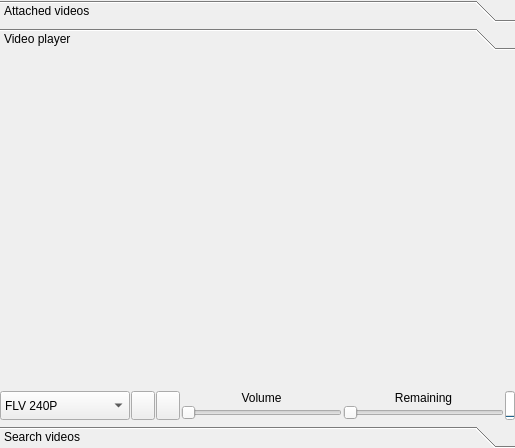
<?xml version="1.0" encoding="UTF-8"?>
<ui version="4.0">
 <author>R. Reucher</author>
 <class>YouTubeVideoPlayer</class>
 <widget class="QWidget" name="YouTubeVideoPlayer">
  <property name="geometry">
   <rect>
    <x>0</x>
    <y>0</y>
    <width>515</width>
    <height>448</height>
   </rect>
  </property>
  <layout class="QGridLayout" name="gridLayout">
   <property name="margin">
    <number>0</number>
   </property>
   <item row="0" column="0">
    <widget class="QToolBox" name="toolBox">
     <property name="minimumSize">
      <size>
       <width>10</width>
       <height>0</height>
      </size>
     </property>
     <property name="contextMenuPolicy">
      <enum>Qt::CustomContextMenu</enum>
     </property>
     <property name="currentIndex">
      <number>1</number>
     </property>
     <widget class="QWidget" name="pageAttachedVideos">
      <property name="geometry">
       <rect>
        <x>0</x>
        <y>0</y>
        <width>505</width>
        <height>354</height>
       </rect>
      </property>
      <attribute name="icon">
       <iconset resource="../qmc2.qrc">
        <normaloff>:/data/img/movie.png</normaloff>:/data/img/movie.png</iconset>
      </attribute>
      <attribute name="label">
       <string>Attached videos</string>
      </attribute>
      <layout class="QGridLayout" name="gridLayoutAttachedVideos">
       <property name="margin">
        <number>0</number>
       </property>
       <item row="0" column="0" colspan="5">
        <widget class="QListWidget" name="listWidgetAttachedVideos">
         <property name="contextMenuPolicy">
          <enum>Qt::CustomContextMenu</enum>
         </property>
         <property name="dragEnabled">
          <bool>true</bool>
         </property>
         <property name="dragDropMode">
          <enum>QAbstractItemView::InternalMove</enum>
         </property>
         <property name="selectionMode">
          <enum>QAbstractItemView::ExtendedSelection</enum>
         </property>
         <property name="verticalScrollMode">
          <enum>QAbstractItemView::ScrollPerPixel</enum>
         </property>
        </widget>
       </item>
       <item row="1" column="0">
        <widget class="QCheckBox" name="checkBoxPlayOMatic">
         <property name="toolTip">
          <string>Start playing / select next video automatically</string>
         </property>
         <property name="text">
          <string>Play-O-Matic</string>
         </property>
        </widget>
       </item>
       <item row="1" column="1">
        <widget class="QLabel" name="label">
         <property name="enabled">
          <bool>false</bool>
         </property>
         <property name="text">
          <string>Mode:</string>
         </property>
         <property name="alignment">
          <set>Qt::AlignRight|Qt::AlignTrailing|Qt::AlignVCenter</set>
         </property>
        </widget>
       </item>
       <item row="1" column="2">
        <widget class="QComboBox" name="comboBoxMode">
         <property name="enabled">
          <bool>false</bool>
         </property>
         <property name="toolTip">
          <string>Choose the video selection mode</string>
         </property>
         <item>
          <property name="text">
           <string>sequential</string>
          </property>
         </item>
         <item>
          <property name="text">
           <string>random</string>
          </property>
         </item>
        </widget>
       </item>
       <item row="1" column="3">
        <widget class="QCheckBox" name="checkBoxRepeat">
         <property name="enabled">
          <bool>false</bool>
         </property>
         <property name="toolTip">
          <string>Allow videos to be repeated (otherwise stop after last video)</string>
         </property>
         <property name="text">
          <string>Allow repeat</string>
         </property>
        </widget>
       </item>
       <item row="1" column="4">
        <spacer name="horizontalSpacer">
         <property name="orientation">
          <enum>Qt::Horizontal</enum>
         </property>
         <property name="sizeHint" stdset="0">
          <size>
           <width>40</width>
           <height>20</height>
          </size>
         </property>
        </spacer>
       </item>
      </layout>
     </widget>
     <widget class="QWidget" name="pageVideoPlayer">
      <property name="geometry">
       <rect>
        <x>0</x>
        <y>0</y>
        <width>505</width>
        <height>354</height>
       </rect>
      </property>
      <attribute name="icon">
       <iconset resource="../qmc2.qrc">
        <normaloff>:/data/img/youtube.png</normaloff>:/data/img/youtube.png</iconset>
      </attribute>
      <attribute name="label">
       <string>Video player</string>
      </attribute>
      <layout class="QGridLayout" name="gridLayoutVideoPlayer" rowstretch="1,0">
       <property name="horizontalSpacing">
        <number>1</number>
       </property>
       <property name="margin">
        <number>0</number>
       </property>
       <item row="1" column="2">
        <widget class="QToolButton" name="toolButtonMute">
         <property name="sizePolicy">
          <sizepolicy hsizetype="Fixed" vsizetype="Minimum">
           <horstretch>0</horstretch>
           <verstretch>0</verstretch>
          </sizepolicy>
         </property>
         <property name="icon">
          <iconset resource="../qmc2.qrc">
           <normaloff>:/data/img/sound.png</normaloff>:/data/img/sound.png</iconset>
         </property>
         <property name="checkable">
          <bool>true</bool>
         </property>
        </widget>
       </item>
       <item row="1" column="0">
        <widget class="QComboBox" name="comboBoxPreferredFormat">
         <property name="sizePolicy">
          <sizepolicy hsizetype="Preferred" vsizetype="Minimum">
           <horstretch>0</horstretch>
           <verstretch>0</verstretch>
          </sizepolicy>
         </property>
         <property name="toolTip">
          <string>Select the preferred video format (automatically falls back to the next available format)</string>
         </property>
         <property name="sizeAdjustPolicy">
          <enum>QComboBox::AdjustToMinimumContentsLengthWithIcon</enum>
         </property>
         <property name="minimumContentsLength">
          <number>10</number>
         </property>
         <item>
          <property name="text">
           <string>FLV 240P</string>
          </property>
          <property name="icon">
           <iconset resource="../qmc2.qrc">
            <normaloff>:/data/img/trafficlight_off.png</normaloff>:/data/img/trafficlight_off.png</iconset>
          </property>
         </item>
         <item>
          <property name="text">
           <string>FLV 360P</string>
          </property>
          <property name="icon">
           <iconset resource="../qmc2.qrc">
            <normaloff>:/data/img/trafficlight_off.png</normaloff>:/data/img/trafficlight_off.png</iconset>
          </property>
         </item>
         <item>
          <property name="text">
           <string>MP4 360P</string>
          </property>
          <property name="icon">
           <iconset resource="../qmc2.qrc">
            <normaloff>:/data/img/trafficlight_off.png</normaloff>:/data/img/trafficlight_off.png</iconset>
          </property>
         </item>
         <item>
          <property name="text">
           <string>FLV 480P</string>
          </property>
          <property name="icon">
           <iconset resource="../qmc2.qrc">
            <normaloff>:/data/img/trafficlight_off.png</normaloff>:/data/img/trafficlight_off.png</iconset>
          </property>
         </item>
         <item>
          <property name="text">
           <string>MP4 720P</string>
          </property>
          <property name="icon">
           <iconset resource="../qmc2.qrc">
            <normaloff>:/data/img/trafficlight_off.png</normaloff>:/data/img/trafficlight_off.png</iconset>
          </property>
         </item>
         <item>
          <property name="text">
           <string>MP4 1080P</string>
          </property>
          <property name="icon">
           <iconset resource="../qmc2.qrc">
            <normaloff>:/data/img/trafficlight_off.png</normaloff>:/data/img/trafficlight_off.png</iconset>
          </property>
         </item>
         <item>
          <property name="text">
           <string>MP4 3072P</string>
          </property>
          <property name="icon">
           <iconset resource="../qmc2.qrc">
            <normaloff>:/data/img/trafficlight_off.png</normaloff>:/data/img/trafficlight_off.png</iconset>
          </property>
         </item>
        </widget>
       </item>
       <item row="1" column="1">
        <widget class="QToolButton" name="toolButtonPlayPause">
         <property name="sizePolicy">
          <sizepolicy hsizetype="Fixed" vsizetype="Minimum">
           <horstretch>0</horstretch>
           <verstretch>0</verstretch>
          </sizepolicy>
         </property>
         <property name="toolTip">
          <string>Start / pause / resume video playback</string>
         </property>
         <property name="text">
          <string/>
         </property>
         <property name="icon">
          <iconset resource="../qmc2.qrc">
           <normaloff>:/data/img/media_stop.png</normaloff>:/data/img/media_stop.png</iconset>
         </property>
        </widget>
       </item>
       <item row="0" column="0" colspan="6">
        <widget class="QWidget" name="widgetVideoPlayerPlaceholder" native="true"/>
       </item>
       <item row="1" column="5">
        <widget class="QProgressBar" name="progressBarBufferStatus">
         <property name="sizePolicy">
          <sizepolicy hsizetype="Fixed" vsizetype="Ignored">
           <horstretch>0</horstretch>
           <verstretch>0</verstretch>
          </sizepolicy>
         </property>
         <property name="maximumSize">
          <size>
           <width>10</width>
           <height>16777215</height>
          </size>
         </property>
         <property name="toolTip">
          <string>Current buffer fill level</string>
         </property>
         <property name="value">
          <number>0</number>
         </property>
         <property name="orientation">
          <enum>Qt::Vertical</enum>
         </property>
         <property name="format">
          <string/>
         </property>
        </widget>
       </item>
       <item row="1" column="4">
        <layout class="QVBoxLayout" name="verticalLayoutSeekSlider">
         <property name="spacing">
          <number>0</number>
         </property>
         <item>
          <widget class="QLabel" name="labelSeekSlider">
           <property name="text">
            <string>Remaining</string>
           </property>
           <property name="alignment">
            <set>Qt::AlignBottom|Qt::AlignHCenter</set>
           </property>
          </widget>
         </item>
         <item>
          <widget class="QSlider" name="seekSlider">
           <property name="sizePolicy">
            <sizepolicy hsizetype="Expanding" vsizetype="Fixed">
             <horstretch>0</horstretch>
             <verstretch>0</verstretch>
            </sizepolicy>
           </property>
           <property name="orientation">
            <enum>Qt::Horizontal</enum>
           </property>
          </widget>
         </item>
        </layout>
       </item>
       <item row="1" column="3">
        <layout class="QVBoxLayout" name="verticalLayoutVolumeSlider">
         <property name="spacing">
          <number>0</number>
         </property>
         <item>
          <widget class="QLabel" name="labelVolumeSlider">
           <property name="text">
            <string>Volume</string>
           </property>
           <property name="alignment">
            <set>Qt::AlignBottom|Qt::AlignHCenter</set>
           </property>
          </widget>
         </item>
         <item>
          <widget class="QSlider" name="volumeSlider">
           <property name="sizePolicy">
            <sizepolicy hsizetype="Expanding" vsizetype="Fixed">
             <horstretch>0</horstretch>
             <verstretch>0</verstretch>
            </sizepolicy>
           </property>
           <property name="maximum">
            <number>100</number>
           </property>
           <property name="orientation">
            <enum>Qt::Horizontal</enum>
           </property>
          </widget>
         </item>
        </layout>
       </item>
      </layout>
     </widget>
     <widget class="QWidget" name="pageSearchVideos">
      <property name="geometry">
       <rect>
        <x>0</x>
        <y>0</y>
        <width>505</width>
        <height>354</height>
       </rect>
      </property>
      <attribute name="icon">
       <iconset resource="../qmc2.qrc">
        <normaloff>:/data/img/pacman.png</normaloff>:/data/img/pacman.png</iconset>
      </attribute>
      <attribute name="label">
       <string>Search videos</string>
      </attribute>
      <layout class="QGridLayout" name="gridLayoutSearchVideos">
       <property name="margin">
        <number>0</number>
       </property>
       <item row="0" column="0">
        <widget class="QLineEdit" name="lineEditSearchString">
         <property name="sizePolicy">
          <sizepolicy hsizetype="Expanding" vsizetype="Minimum">
           <horstretch>0</horstretch>
           <verstretch>0</verstretch>
          </sizepolicy>
         </property>
         <property name="toolTip">
          <string>Search pattern -- use the 'hint' button to get a suggestion</string>
         </property>
        </widget>
       </item>
       <item row="0" column="6">
        <widget class="QToolButton" name="toolButtonSearch">
         <property name="sizePolicy">
          <sizepolicy hsizetype="Fixed" vsizetype="Minimum">
           <horstretch>0</horstretch>
           <verstretch>0</verstretch>
          </sizepolicy>
         </property>
         <property name="toolTip">
          <string>Search YouTube videos using the specified search pattern</string>
         </property>
         <property name="icon">
          <iconset resource="../qmc2.qrc">
           <normaloff>:/data/img/find.png</normaloff>:/data/img/find.png</iconset>
         </property>
        </widget>
       </item>
       <item row="1" column="0" colspan="7">
        <widget class="QListWidget" name="listWidgetSearchResults">
         <property name="contextMenuPolicy">
          <enum>Qt::CustomContextMenu</enum>
         </property>
         <property name="verticalScrollMode">
          <enum>QAbstractItemView::ScrollPerPixel</enum>
         </property>
        </widget>
       </item>
       <item row="0" column="5">
        <widget class="QToolButton" name="toolButtonSuggest">
         <property name="sizePolicy">
          <sizepolicy hsizetype="Fixed" vsizetype="Minimum">
           <horstretch>0</horstretch>
           <verstretch>0</verstretch>
          </sizepolicy>
         </property>
         <property name="toolTip">
          <string>Suggest a search pattern (hold down for menu)</string>
         </property>
         <property name="icon">
          <iconset resource="../qmc2.qrc">
           <normaloff>:/data/img/hint.png</normaloff>:/data/img/hint.png</iconset>
         </property>
        </widget>
       </item>
       <item row="0" column="4">
        <widget class="QSpinBox" name="spinBoxResultsPerRequest">
         <property name="sizePolicy">
          <sizepolicy hsizetype="Fixed" vsizetype="Minimum">
           <horstretch>0</horstretch>
           <verstretch>0</verstretch>
          </sizepolicy>
         </property>
         <property name="toolTip">
          <string>Maximum number of results per search request</string>
         </property>
         <property name="wrapping">
          <bool>true</bool>
         </property>
         <property name="buttonSymbols">
          <enum>QAbstractSpinBox::PlusMinus</enum>
         </property>
         <property name="accelerated">
          <bool>true</bool>
         </property>
         <property name="minimum">
          <number>1</number>
         </property>
         <property name="maximum">
          <number>50</number>
         </property>
         <property name="value">
          <number>10</number>
         </property>
        </widget>
       </item>
       <item row="0" column="2">
        <widget class="QSpinBox" name="spinBoxStartIndex">
         <property name="sizePolicy">
          <sizepolicy hsizetype="Fixed" vsizetype="Minimum">
           <horstretch>0</horstretch>
           <verstretch>0</verstretch>
          </sizepolicy>
         </property>
         <property name="toolTip">
          <string>Start index for the search request</string>
         </property>
         <property name="wrapping">
          <bool>true</bool>
         </property>
         <property name="buttonSymbols">
          <enum>QAbstractSpinBox::PlusMinus</enum>
         </property>
         <property name="accelerated">
          <bool>true</bool>
         </property>
         <property name="minimum">
          <number>1</number>
         </property>
         <property name="maximum">
          <number>9999</number>
         </property>
         <property name="value">
          <number>1</number>
         </property>
        </widget>
       </item>
       <item row="0" column="1">
        <widget class="QLabel" name="labelStartIndex">
         <property name="text">
          <string>SI:</string>
         </property>
        </widget>
       </item>
       <item row="0" column="3">
        <widget class="QLabel" name="labelResultsPerRequest">
         <property name="text">
          <string>R:</string>
         </property>
        </widget>
       </item>
      </layout>
     </widget>
    </widget>
   </item>
  </layout>
 </widget>
 <layoutdefault spacing="6" margin="6"/>
 <tabstops>
  <tabstop>listWidgetAttachedVideos</tabstop>
  <tabstop>checkBoxPlayOMatic</tabstop>
  <tabstop>comboBoxMode</tabstop>
  <tabstop>checkBoxRepeat</tabstop>
  <tabstop>comboBoxPreferredFormat</tabstop>
  <tabstop>toolButtonPlayPause</tabstop>
  <tabstop>toolButtonMute</tabstop>
  <tabstop>volumeSlider</tabstop>
  <tabstop>seekSlider</tabstop>
  <tabstop>lineEditSearchString</tabstop>
  <tabstop>spinBoxStartIndex</tabstop>
  <tabstop>spinBoxResultsPerRequest</tabstop>
  <tabstop>toolButtonSuggest</tabstop>
  <tabstop>toolButtonSearch</tabstop>
  <tabstop>listWidgetSearchResults</tabstop>
 </tabstops>
 <resources>
  <include location="../qmc2.qrc"/>
 </resources>
 <connections>
  <connection>
   <sender>lineEditSearchString</sender>
   <signal>returnPressed()</signal>
   <receiver>toolButtonSearch</receiver>
   <slot>animateClick()</slot>
   <hints>
    <hint type="sourcelabel">
     <x>157</x>
     <y>103</y>
    </hint>
    <hint type="destinationlabel">
     <x>399</x>
     <y>114</y>
    </hint>
   </hints>
  </connection>
  <connection>
   <sender>checkBoxPlayOMatic</sender>
   <signal>toggled(bool)</signal>
   <receiver>checkBoxRepeat</receiver>
   <slot>setEnabled(bool)</slot>
   <hints>
    <hint type="sourcelabel">
     <x>74</x>
     <y>255</y>
    </hint>
    <hint type="destinationlabel">
     <x>109</x>
     <y>254</y>
    </hint>
   </hints>
  </connection>
  <connection>
   <sender>checkBoxPlayOMatic</sender>
   <signal>toggled(bool)</signal>
   <receiver>comboBoxMode</receiver>
   <slot>setEnabled(bool)</slot>
   <hints>
    <hint type="sourcelabel">
     <x>66</x>
     <y>264</y>
    </hint>
    <hint type="destinationlabel">
     <x>233</x>
     <y>265</y>
    </hint>
   </hints>
  </connection>
  <connection>
   <sender>checkBoxPlayOMatic</sender>
   <signal>toggled(bool)</signal>
   <receiver>label</receiver>
   <slot>setEnabled(bool)</slot>
   <hints>
    <hint type="sourcelabel">
     <x>32</x>
     <y>255</y>
    </hint>
    <hint type="destinationlabel">
     <x>187</x>
     <y>251</y>
    </hint>
   </hints>
  </connection>
 </connections>
</ui>
